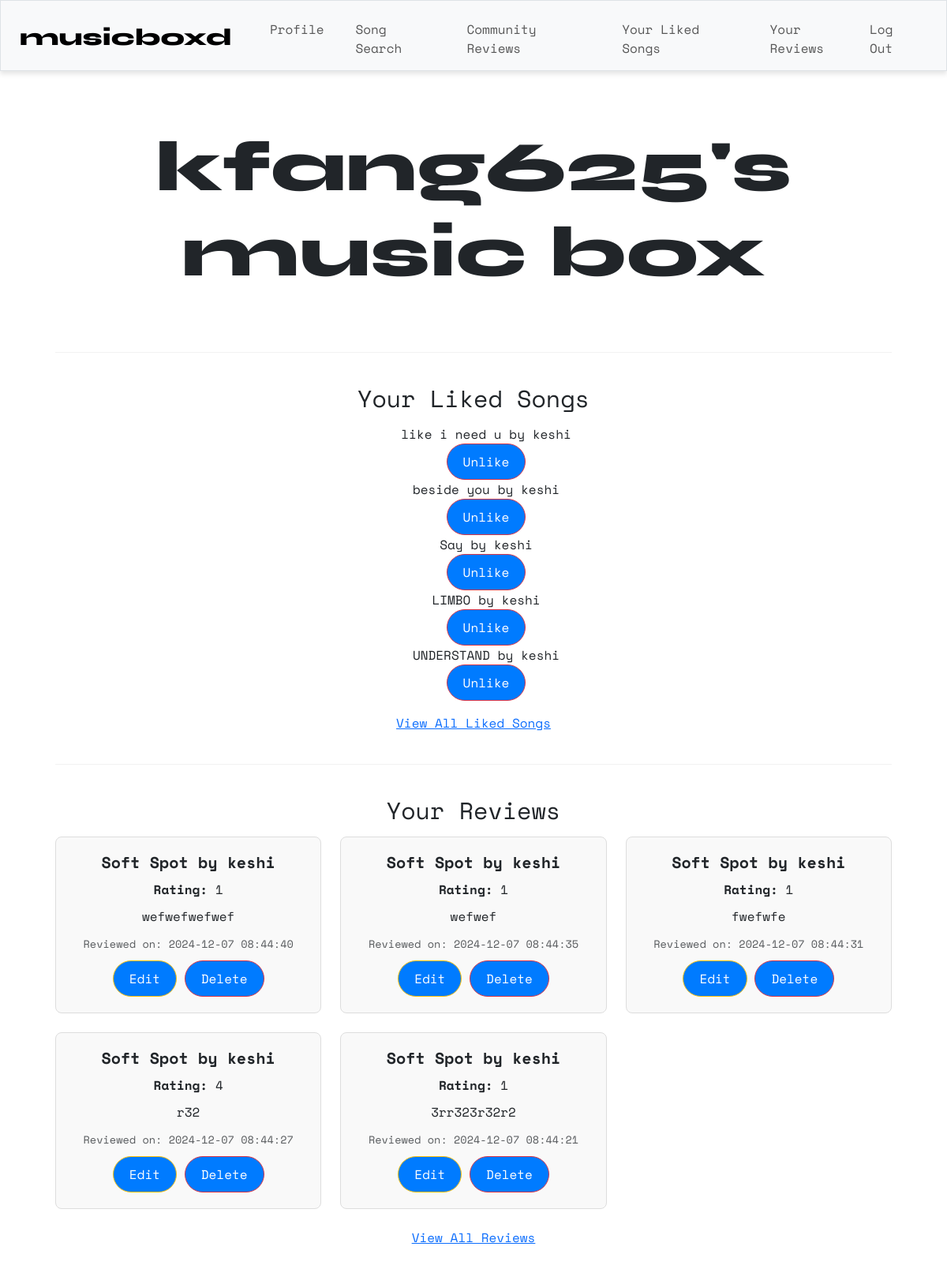
Screenshot of /profile (signed in) with the database file from the repository.
### tables this page shows
CREATE TABLE users ( id INTEGER PRIMARY KEY, username TEXT NOT NULL UNIQUE, hash TEXT NOT NULL );

CREATE TABLE songs ( id TEXT PRIMARY KEY, title TEXT NOT NULL, artist TEXT NOT NULL);

CREATE TABLE reviews ( id INTEGER PRIMARY KEY, review TEXT NOT NULL, rating INTEGER NOT NULL, user_id INTEGER NOT NULL, song_id TEXT NOT NULL, timestamp DATETIME DEFAULT CURRENT_TIMESTAMP, FOREIGN KEY (user_id) REFERENCES users (id), FOREIGN KEY (song_id) REFERENCES songs (id) );

### app.py (the view)
@app.route("/profile")
@login_required
def profile():
    user = db.execute("SELECT * FROM users WHERE id = ?", (session["user_id"],))
    if len(user) != 1:
        error_message = "Something went wrong during registration."
        return render_template("profile.html", error_message=error_message)
    username = user[0]["username"]
    reviews = db.execute(
        """
        SELECT reviews.id, reviews.rating, reviews.timestamp, reviews.review,
        songs.title AS song_title, songs.artist AS song_artist
        FROM reviews
        JOIN songs ON reviews.song_id = songs.id
        WHERE reviews.user_id = ?
        ORDER BY reviews.timestamp DESC LIMIT 5
        """, session["user_id"]
        )
    liked_songs = db.execute(
        """
        SELECT songs.id AS spotify_id, songs.title AS name, songs.artist
        FROM songs
        JOIN likes ON songs.id = likes.song_id
        WHERE likes.user_id = ?
        ORDER BY likes.timestamp DESC LIMIT 5

        """,
        (session["user_id"],)
    )
    return render_template("profile.html", name=username, reviews=reviews, songs=liked_songs)

### helpers.py (called while the page is built)
def login_required(f):
    @wraps(f)
    def decorated_function(*args, **kwargs):
        if session.get("user_id") is None:
            return redirect("/login")
        return f(*args, **kwargs)
    return decorated_function

### templates/profile.html (shortened to what this page needs)
{% extends "layout.html" %}
{% block main %}
    <div class="container">
        <h1 class="syne">{{ name }}'s<br>music box</h1>
        <br>
        <hr>
        <h2>Your Liked Songs</h2>
        {% if songs %}
            <ul>
                {% for song in songs %}
                    <li>{{ song.name }} by {{ song.artist }}</li>
                    <form action="{{ url_for('like_song') }}" method="post" style="display:inline;">
                        <button type="submit" class="btn btn-danger btn-sm">Unlike</button>
                    </form>
                {% endfor %}
            </ul>
        {% else %}
            <p>You haven't liked any songs yet.</p>
        {% endif %}
        <a href="{{ url_for('all_liked') }}">View All Liked Songs</a>
        <br>
        <hr>
        <h2>Your Reviews</h2>
        {% if reviews %}
            <div class="row row-cols-1 row-cols-md-3 g-4">
                {% for review in reviews %}
                    <div class="col">
                        <div class="card">
                            <div class="card-body">
                                <h5 class="card-title">{{ review.song_title }} by {{ review.song_artist }}</h5>
                                <p class="card-text"><strong>Rating:</strong> {{ review.rating }}</p>
                                <p class="card-text">{{ review.review }}</p>
                                <p class="card-text"><small class="text-muted">Reviewed on: {{ review.timestamp }}</small></p>
                                <a href="{{ url_for('edit_review', review_id=review.id) }}" class="btn btn-warning btn-sm">Edit</a>
                                <form action="{{ url_for('delete_review', review_id=review.id) }}" method="post" style="display:inline;">
                                    <button type="submit" class="btn btn-danger btn-sm">Delete</button>
                                </form>
                            </div>
                        </div>
                    </div>
                {% endfor %}
            </div>
        {% else %}
            <p>No reviews yet.</p>
        {% endif %}
        <br>
        <a href="{{ url_for('all_reviews') }}">View All Reviews</a>
    </div>
    <br>
{% endblock %}

### static/styles.css (style rules this page uses)
h1 { font-size: 90px; }
h2 { font-size: 30px; margin-top: 30px; margin-bottom: 15px; }
p { font-size: 20px; }
ul { list-style-type: none; }
.btn { display: inline-block; padding: 10px 20px; background-color: #007bff; color: white; text-align: center; text-decoration: none; border-radius: 50px; font-size: 16px; cursor: pointer; transition: background-color 0.3s ease; }
.card { border: 1px solid #ddd; border-radius: 8px; background-color: #f9f9f9; transition: box-shadow 0.3s ease-in-out; }
.card-body { padding: 20px; }
.card-title { font-size: 1.25rem; font-weight: bold; margin-bottom: 10px; }
.card-text { font-size: 1rem; margin-bottom: 8px; }
.card-text small { font-size: 0.85rem; color: #6c757d; }
.card-body p { margin-bottom: 10px; }
hr { margin: 40px 0; border: 0; border-top: 1px solid #ccc; }
.container { padding: 20px; }
body { background-color: #ffffff; font-family: "Space Mono"; overflow: visible; }
.syne { font-family: "Syne", sans-serif; font-optical-sizing: auto; font-weight: 800; font-style: normal; }

### rows the page displays
users: username "kfang625"
songs: name "like i need u", artist "keshi"
songs: name "beside you", artist "keshi"
songs: name "Say", artist "keshi"
songs: name "LIMBO", artist "keshi"
songs: name "UNDERSTAND", artist "keshi"
reviews: song_title "Soft Spot", song_artist "keshi", rating "1", review "wefwefwefwef", timestamp "2024-12-07 08:44:40"
reviews: song_title "Soft Spot", song_artist "keshi", rating "1", review "wefwef", timestamp "2024-12-07 08:44:35"
reviews: song_title "Soft Spot", song_artist "keshi", rating "1", review "fwefwfe", timestamp "2024-12-07 08:44:31"
reviews: song_title "Soft Spot", song_artist "keshi", rating "4", review "r32", timestamp "2024-12-07 08:44:27"
reviews: song_title "Soft Spot", song_artist "keshi", rating "1", review "3rr323r32r2", timestamp "2024-12-07 08:44:21"
